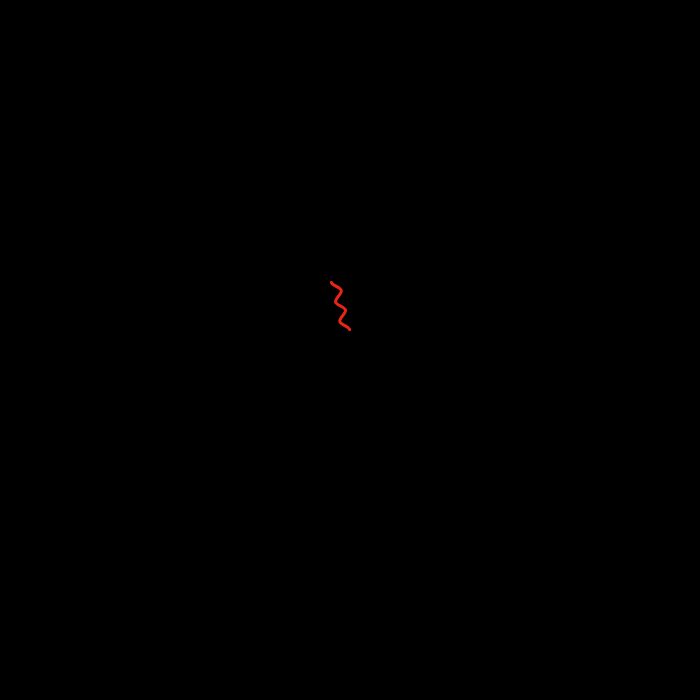
Frame 1 (no input)
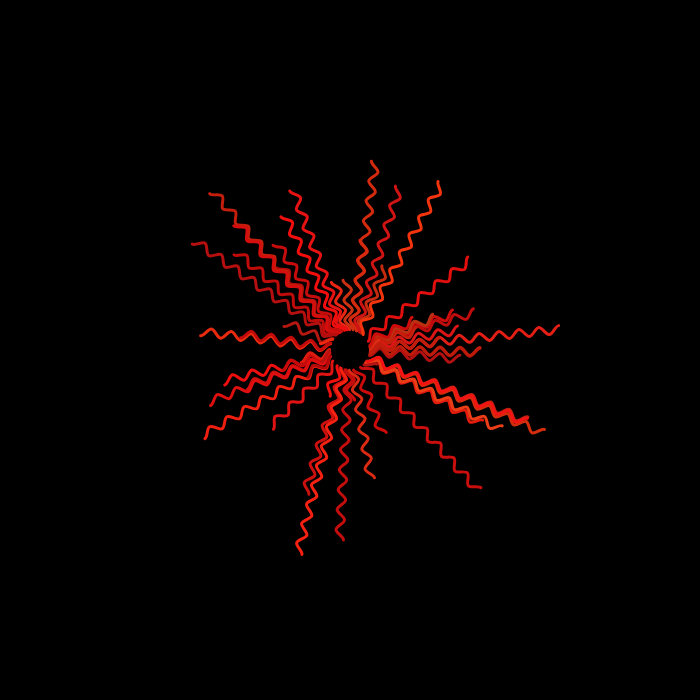
Frame 60 (no input)
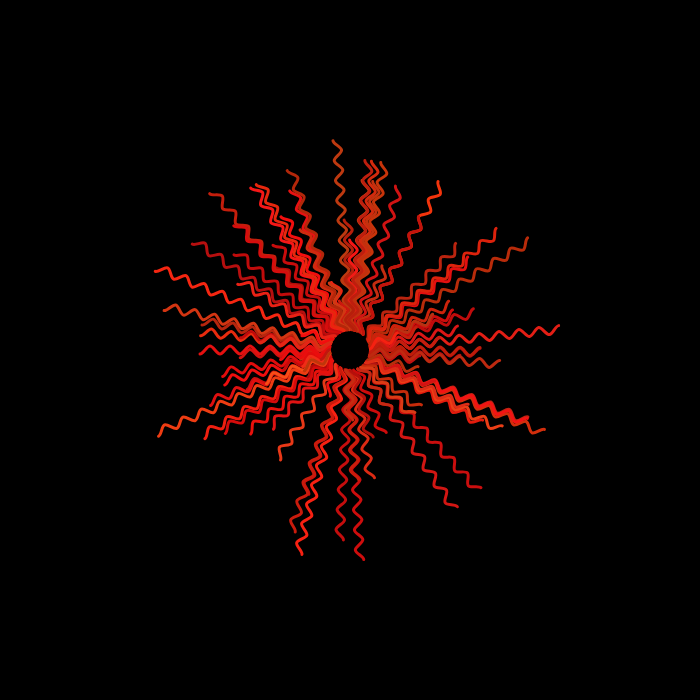
Frame 120 (the mouse pressed at the canvas centre since frame 60)

The p5.js sketch that drew these frames (run headless with seeded random() and noise() and a simulated clock; from frame 60 on, the mouse is pressed at the canvas centre):

// p5.js sketch
// ── sketch.js
var colorLinea = 0;

function setup() {
  createCanvas(700, 700);
  background(0);
}

function draw() {
  
  // Desde el centro, crea una onda con un ángulo aleatorio
  translate(width/2,height/2);
  rotate(radians(random(361)));
  onda(0,0);
  
  // El tono del color va cambiando a lo largo del tiempo
  colorLinea = colorLinea + 0.05;
  if(colorLinea>360) {colorLinea = 0;}
}

function onda(OX,OY) {
  
  // ¿De donde sale la onda?
  var origenX = OX;
  var origenY = OY;
  
  // Parámetros de la onda
  var frecuencia = 10;
  var amplitud = 4;
  var ciclos = random(1,10);
  
  // Parámetros de la linea
  push();
  noFill();
  strokeWeight(3);
  colorMode(HSB, 360, 100, 100);
  
  // El tono varía con el tiempo, la saturación y luminosidad son aleatorios dentro de un rango.
  stroke(random(colorLinea+10, colorLinea-10),random(90, 95), random(70, 97));
  
  // Creación modular de la onda
  beginShape();
    // Primer vertice centrado
   // curveVertex(origenX, origenY);
    //curveVertex(origenX, origenY);
  
    // Siguientes vertices
    for(var i = 1; i<(2*ciclos)+2; i = i+2) {
      curveVertex(origenX+frecuencia*i, origenY-amplitud);
      //vertex(origenX+frecuencia*i, origenY);
      curveVertex(origenX+frecuencia*(i+1), origenY+amplitud);
    }
  endShape();
  pop();
}
